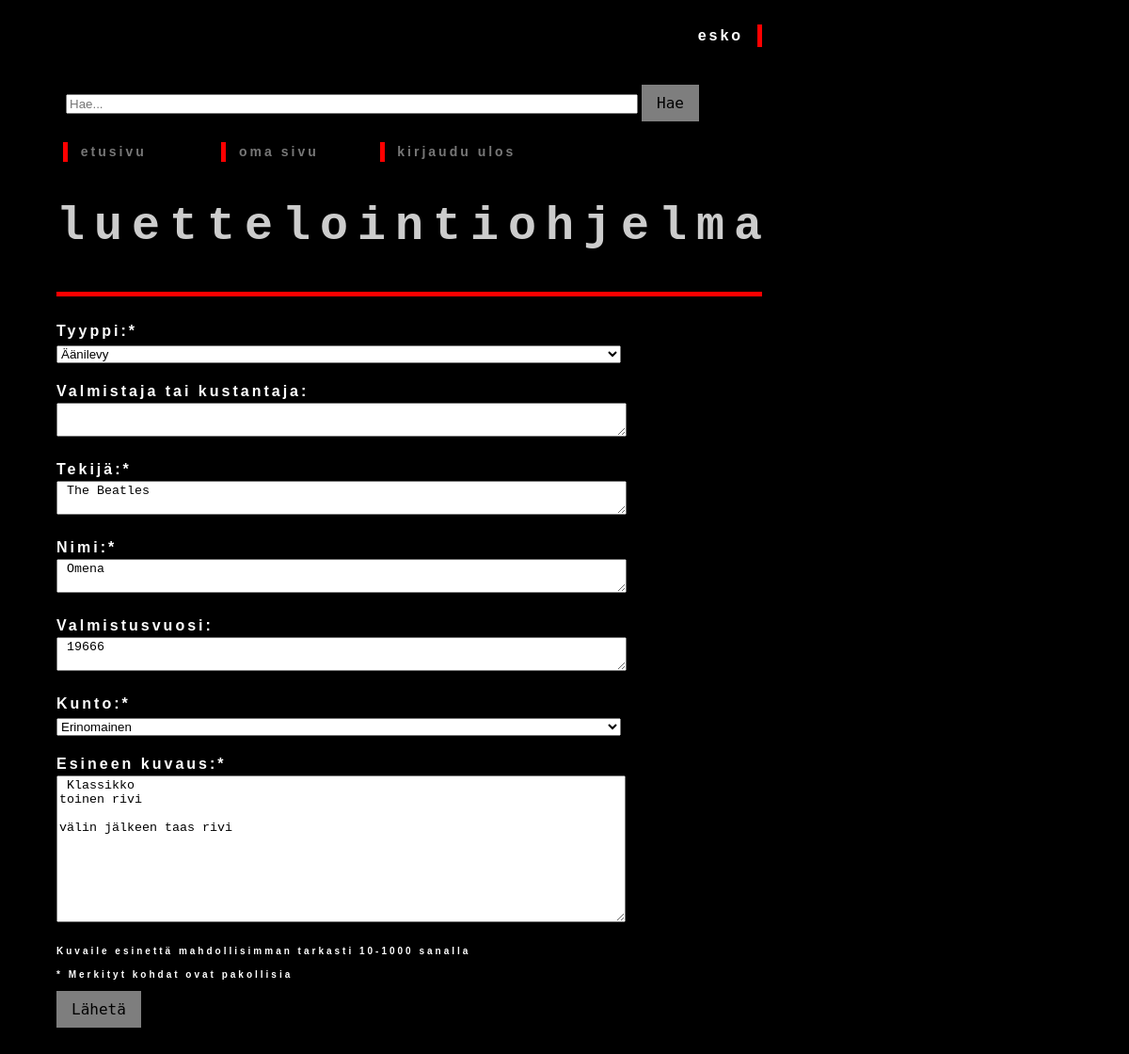
Screenshot of /edit/3 (signed in) with the database file from the repository.
### tables this page shows
CREATE TABLE items (
    item_id INTEGER PRIMARY KEY,
    ttyype TEXT,
    content TEXT,
    year INTEGER,
    title TEXT,
    creator TEXT,
    author TEXT,
    condition TEXT,
    sent_at TEXT,
    user_id INTEGER REFERENCES users,
    image BLOB

);

### app.py (the view, shortened to what this page needs)
@app.route("/edit/<int:item_id>", methods=["GET", "POST"])
def edit_item(item_id):
    require_login()
    item = lists.get_item(item_id)
    if item is None:
        abort(404)
    if item["user_id"] != session["user_id"]:
        abort(403)
    if request.method == "GET":
        items = lists.get_items(1, 10)
        return render_template("edit.html", item=item, items=items)

### app.py (called while the page is built)
def require_login():
    if "user_id" not in session:
        abort(403)

@app.before_request
def before_request():
    g.start_time = time.time()

@app.after_request
def after_request(response):
    elapsed_time = round(time.time() - g.start_time, 2)
    print("elapsed time:", elapsed_time, "s")
    return response

### db.py (called while the page is built)
def get_connection():
    con = sqlite3.connect("database.db")
    con.set_trace_callback(print)
    con.execute("PRAGMA foreign_keys = ON")
    con.row_factory = sqlite3.Row
    return con

def query(sql, params=()):
    con = get_connection()
    result = con.execute(sql, params).fetchall()
    con.close()
    return result

### lists.py (called while the page is built)
def get_items(page, page_size):
    sql = """
        SELECT DISTINCT
            i.item_id,
            u.username,
            i.ttyype,
            i.author,
            i.title,
            i.creator,
            i.year,
            i.condition,
            i.content,
            i.sent_at,
            i.user_id
        FROM items i
        JOIN users u ON i.user_id = u.id
        LIMIT ? OFFSET ?
    """
    limit = page_size
    offset = page_size * (page - 1)
    result = db.query(sql, [limit, offset])
    return result if result else []

def get_item(item_id):
    sql = """
    SELECT u.id,
           i.item_id,
           i.ttyype,
           i.author,
           i.title,
           i.year,
           i.creator,
           i.condition,
           i.content,
           u.username,
           i.sent_at,
           i.user_id
    FROM items i
    JOIN users u ON i.user_id = u.id
    WHERE i.item_id = ?
    """
    rows = db.query(sql, [item_id])
    if not rows:
        return None
    return rows[0]

### templates/edit.html (shortened to what this page needs)
<!DOCTYPE html>
<html>
<head>
  <link rel="stylesheet" href="{{ url_for('static', filename='css/styles.css') }}">
</head>
<body>
<div class="kayttaja">
	{% if session.username %}
		<p class="outsetv">
			{{ session.username}} &nbsp;
		</p>
	{% endif %}
</div>
<div class="hakukentta">
	<form action="/" method="get">
		<input type="text" name="q" placeholder="Hae..." class="sendform"
			value="{{ request.args.get('q', '') }}">
		<input type="submit" value="Hae" class="button">
	</form>
</div>
<div class="linkit">
	<table class="table">
		<tr>
			<td class="td">
				<p class="outset">&nbsp; <a href="/"> etusivu</a>
				</p>
			</td>
			<td class="td">
				<p class="outset">&nbsp; <a href="/user/{{ session.user_id }}"> oma sivu</a>
				</p>
			</td>
				{% if session.username %}
			<td class="td">
					<p class="outset">&nbsp; <a href="/logout">kirjaudu ulos</a>
					</p>
			</td>
			<td>
			</td>
				{% endif %}
		</tr>
	</table>
</div>
<div class="paapalkki">
	<h2>luettelointiohjelma</h2>
	<div class="vaakaviiva">
	</div>
	<form action="/edit/{{ item[1] }}" method="post">
		<p>Tyyppi:*<br>
			<select name="ttyype" class="sendform">
    {% for val in ["Kirja", "Äänilevy", "Elokuva", "Esine"] %}
        <option value="{{ val }}" {% if item['ttyype'] == val %}selected{% endif %}>{{ val }}</option>
    {% endfor %}
</select>
		</p>
		<p>Valmistaja tai kustantaja:<br>
			<textarea name="creator" class="sendform" maxlength="50"> {{ item['creator'] }} </textarea>
		</p>
		<p>Tekijä:*<br>
			<textarea name="author" class="sendform" minlength="2" maxlength="50" required> {{ item['author'] }} </textarea>
		</p>
		<p>Nimi:*<br>
			<textarea name="title" class="sendform" minlength="2" maxlength="50" required> {{ item['title'] }} </textarea>
		</p>
		<p>Valmistusvuosi:<br>
			<textarea name="year" class="sendform" maxlength="8"> {{ item['year'] }} </textarea>
		</p>
		<p>Kunto:*<br>
			<select name="condition" class="sendform">
				{% for val in ["Erinomainen", "Hyvä", "Tyydyttävä", "Välttävä"] %}
					<option value="{{ val }}" {% if item['condition'] == val %}selected{% endif %}>{{ val }}</option>
				{% endfor %}
</select>
		<p>Esineen kuvaus:*<br>
			<textarea name="content" rows="10" cols="73" minlength="10" maxlength="1000" required> {{ item['content'] }} </textarea>
		</p>
		<p class="mini">Kuvaile esinettä mahdollisimman tarkasti 10-1000 sanalla</p>
		<p class="mini">* Merkityt kohdat ovat pakollisia</p>
		<input type="submit" class="button" value="Lähetä">
	</form>
</div>
</body>
</html>

### static/css/styles.css (style rules this page uses)
body { margin: 0 auto; max-width: 50em; line-height: 1,3; padding: 4em 2em; background-color: #000000; font-stretch: expanded; color: #cccccc; }
h2 { font-family: 'Courier', 'Courier New', 'monospace'; font-size: 50px; text-transform: lowercase; text-align: center; top: 50%; letter-spacing: 10px; }
p { font-family: 'Helvetica', 'Arial', 'sans-serif'; font-weight: bold; letter-spacing: 3px; line-height: 1.5; color: #FFFFFF; }
p.outset { border-left: 5px solid red; }
p.outsetv { border-right: 5px solid red; text-align: right; }
p.mini { font-size: 10px; }
.table { width: 90%; text-align: left; margin: 0px; padding: 0px; }
.td { vertical-align: text-top; text-align: left; font-size: 14px; font-family: 'Helvetica', 'Arial', 'sans-serif'; padding: 5px; margin: 5px; width: 25%; }
.sendform { width: 600px; }
.button { background-color: #7e7e7e; border: none; color: black; font-family: 'monospace'; font-size: 10px; padding: 10px 16px; text-align: center; text-decoration: none; display: inline-block; font-size: 16px; cursor: pointer; }
a:link, a:visited { text-decoration: none; color: #777777; }
.vaakaviiva { border-bottom: 5px solid red; margin-top: 25px; margin-bottom: 25px; width: 100%; }
.linkit { top: 130px; left: 60px; position: absolute; width: 750px; }
.kayttaja { top: 10px; left: 60px; text-align: right; position: absolute; width: 750px; }
.hakukentta { top: 80px; left: 60px; position: absolute; width: 750px; padding: 0px; margin: 10px; margin-right: 20px; }
.paapalkki { width: 750px; height: 100%; left: 60px; top: 170px; text-align: left; position: absolute; }

### rows the page displays
items: ttyype "Äänilevy", author "The Beatles", title "Omena", year "19666", content "Klassikko toinen rivi välin jälkeen taas rivi"

### other values shown
{{ session.username }} "esko"
form field condition "Erinomainen"
